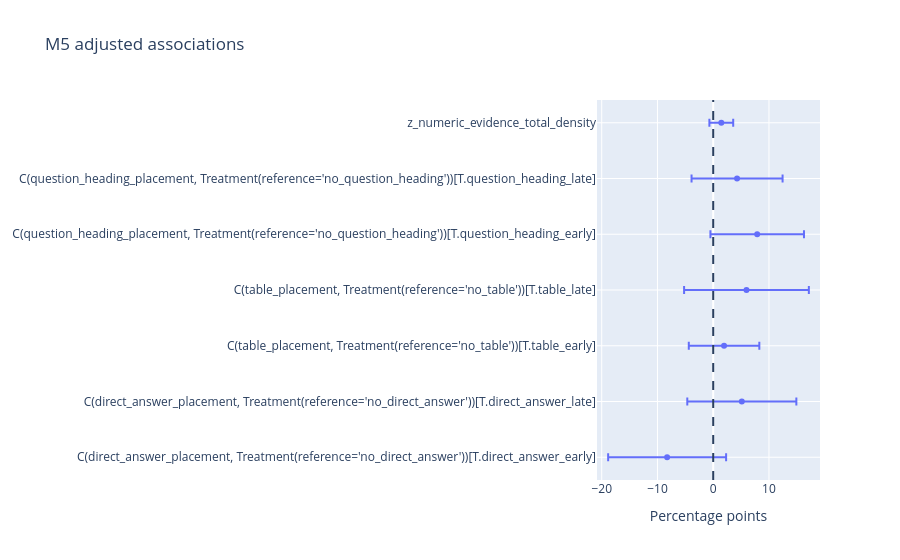

Write notebook code for a chart like this one.
### Markdown cell above
## 4. M0-M6 model results

### Code cell
results = pd.read_csv(OUTPUT / 'position_model_results_long.csv')
primary = results[results['is_primary_inference'].astype(bool)].copy()
focal = primary[primary['term'].str.contains('placement|numeric_evidence', case=False, regex=True)]
display(focal[['model_id','term','estimate_pp','ci_lower_pp','ci_upper_pp','p_value','bh_q_value',
               'n_obs','n_cited','n_domains','n_prompts','se_method']])

plot = focal[focal['model_id'].eq('M5')].copy()
fig = go.Figure(go.Scatter(
    x=plot['estimate_pp'], y=plot['term'], mode='markers',
    error_x=dict(type='data', symmetric=False,
                 array=plot['ci_upper_pp'] - plot['estimate_pp'],
                 arrayminus=plot['estimate_pp'] - plot['ci_lower_pp']),
))
fig.add_vline(x=0, line_dash='dash')
fig.update_layout(title='M5 adjusted associations', xaxis_title='Percentage points')
fig.show()

### Figure 1 — Plotly figure (JSON) as saved in the notebook; plotly's stock layout.template omitted (floating-point values rounded to 4 significant figures)
{"data": [{"error_x": {"array": [10.58, 9.781, 6.326, 11.19, 8.39, 8.164, 2.135], "arrayminus": [10.58, 9.781, 6.326, 11.19, 8.39, 8.164, 2.135], "symmetric": false, "type": "data"}, "mode": "markers", "type": "scatter", "x": [-8.265, 5.132, 1.946, 5.966, 7.891, 4.278, 1.449], "y": ["C(direct_answer_placement, Treatment(reference='no_direct_answer'))[T.direct_answer_early]", "C(direct_answer_placement, Treatment(reference='no_direct_answer'))[T.direct_answer_late]", "C(table_placement, Treatment(reference='no_table'))[T.table_early]", "C(table_placement, Treatment(reference='no_table'))[T.table_late]", "C(question_heading_placement, Treatment(reference='no_question_heading'))[T.question_heading_early]", "C(question_heading_placement, Treatment(reference='no_question_heading'))[T.question_heading_late]", "z_numeric_evidence_total_density"]}], "layout": {"shapes": [{"line": {"dash": "dash"}, "type": "line", "x0": 0, "x1": 0, "xref": "x", "y0": 0, "y1": 1, "yref": "y domain"}], "title": {"text": "M5 adjusted associations"}, "xaxis": {"title": {"text": "Percentage points"}}}}
